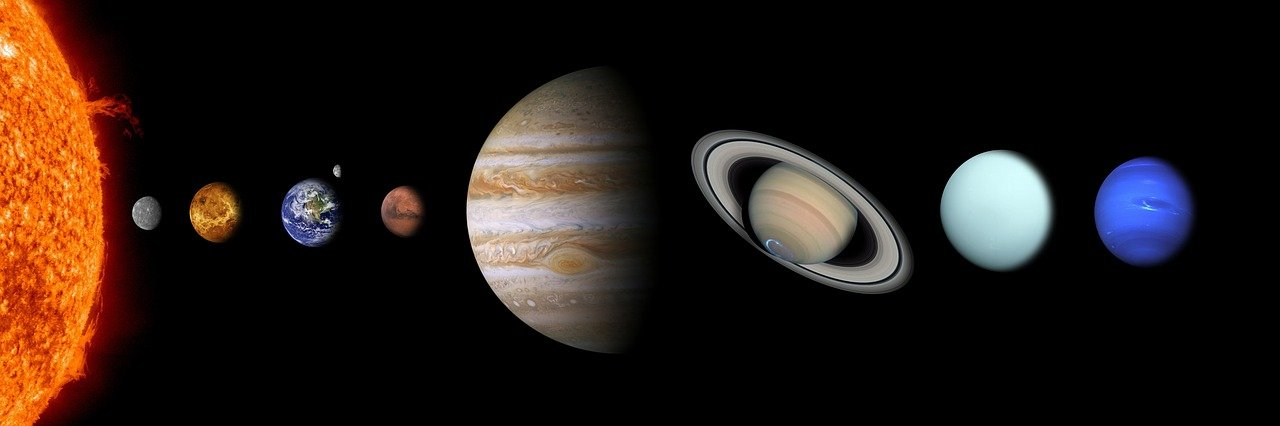
#> input picture gg.jpg, 1280 x 426 px
$ python readimg1.py
#> lines starting #> are read from the running program, lines starting #| are printed output that depends on the picture; after the words box and inside, x2 and y2 are one past the last pixel; in counts of white or black regions, pixels touching at a corner belong together
import cv2
img = cv2.imread("gg.jpg")
#> img is the input picture: shape (426, 1280, 3); mean B, G, R 20.5, 25.8, 36.5

cv2.putText (img,
                "Sun",
                (100, 80), cv2.FONT_HERSHEY_COMPLEX,
                2,
                (255,0,0)),
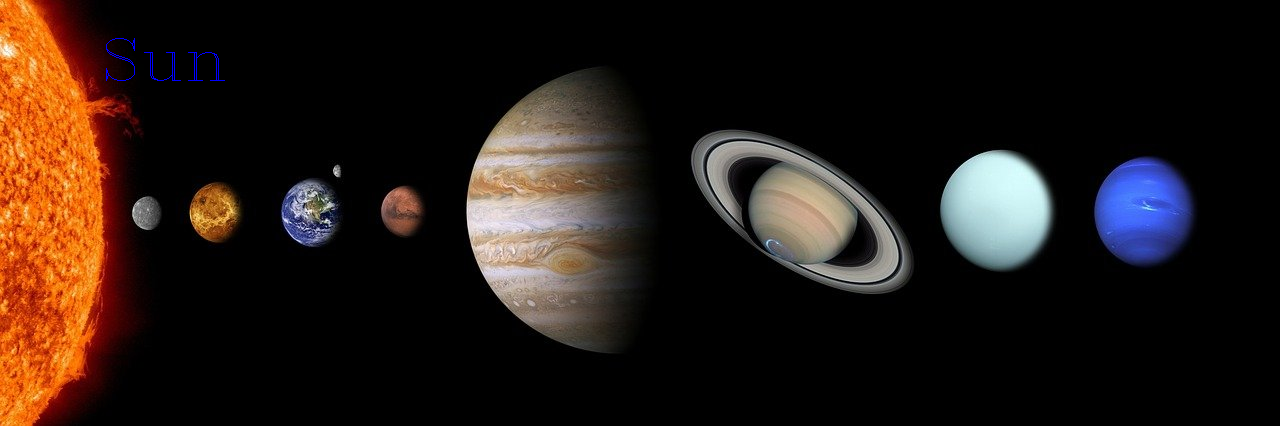
#> img: shape (426, 1280, 3); 0.09% of pixels changed, all inside (x1, y1, x2, y2) = (106, 38, 225, 81)

cv2.putText (img,
                "Mercury",
                (110, 180), cv2.FONT_HERSHEY_COMPLEX,
                0.5,
                (255,255,0))
#> img: shape (426, 1280, 3); 0.04% of pixels changed, all inside (x1, y1, x2, y2) = (111, 170, 180, 185)

cv2.putText (img,
                "Venus",
                (190, 270), cv2.FONT_HERSHEY_COMPLEX,
                0.5,
                (255,255,0))
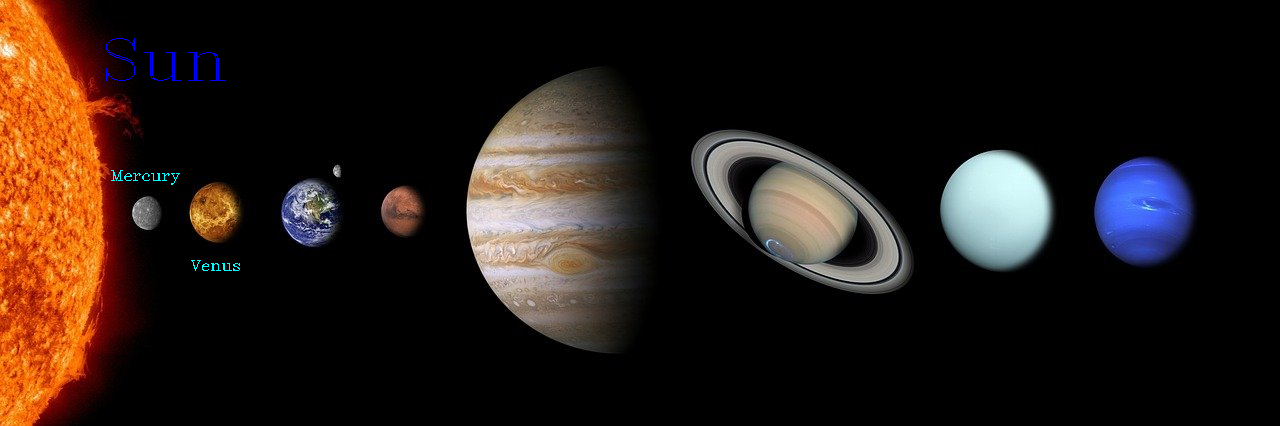
#> img: shape (426, 1280, 3); mean B, G, R 20.9, 25.9, 36.5

cv2.putText (img,
                "Earth",
                (300, 270), cv2.FONT_HERSHEY_COMPLEX,
                0.5,
                (255,255,0))
#> img: shape (426, 1280, 3); 0.03% of pixels changed, all inside (x1, y1, x2, y2) = (301, 260, 348, 271)
cv2.putText (img,
                "Mars",
                (400, 90), cv2.FONT_HERSHEY_COMPLEX,
                0.5,
                (255,255,0))
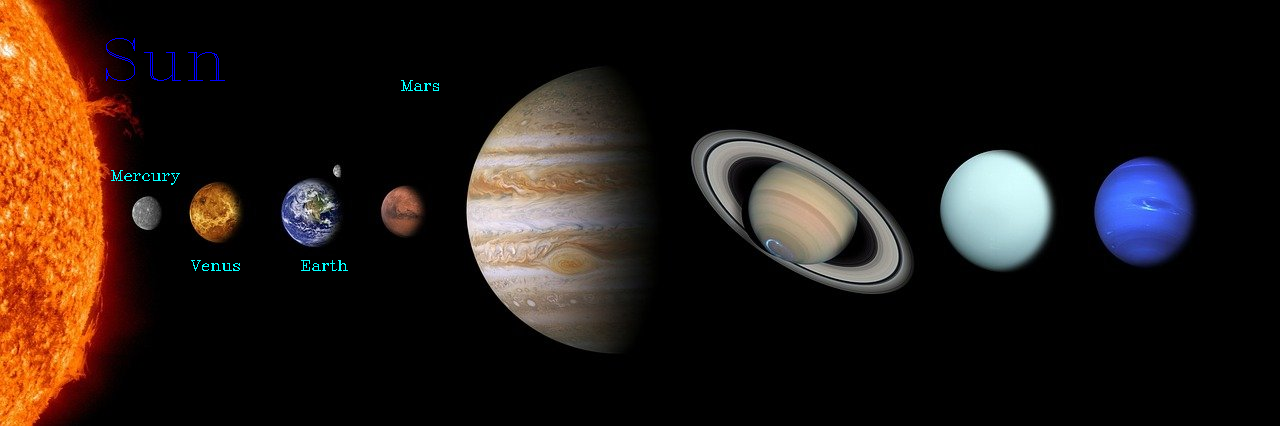
#> img: shape (426, 1280, 3); mean B, G, R 21, 26.1, 36.5
cv2.putText (img,
                "Jupiter",
                (500, 110), cv2.FONT_HERSHEY_COMPLEX,
                0.5,
                (255,255,0))
#> img: shape (426, 1280, 3); 0.04% of pixels changed, all inside (x1, y1, x2, y2) = (501, 100, 560, 115)
cv2.putText (img,
                "Saturn",
                (750, 130), cv2.FONT_HERSHEY_COMPLEX,
                0.5,
                (255,255,0))
cv2.putText (img,
                "Uranus",
                (950, 130), cv2.FONT_HERSHEY_COMPLEX,
                0.5,
                (255,255,0))
#> img: shape (426, 1280, 3); mean B, G, R 21.2, 26.3, 36.5
cv2.putText (img,
                "Neptune",
                (1000, 80), cv2.FONT_HERSHEY_COMPLEX,
                0.5,
                (255,255,0))
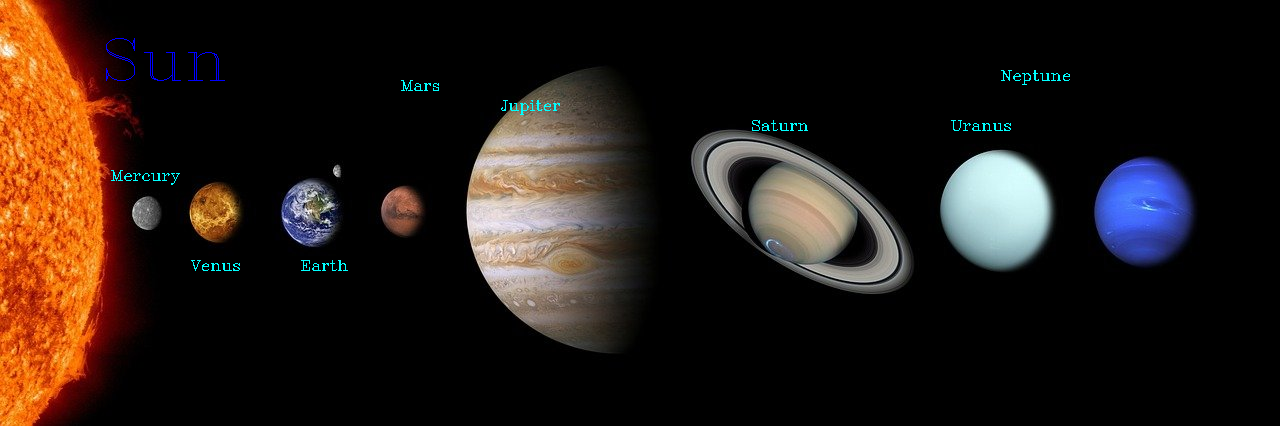
#> img: shape (426, 1280, 3); mean B, G, R 21.3, 26.4, 36.5
cv2.imshow("Solar Sysytem", img)
cv2.waitKey(0)
cv2.imwrite("newgg.jpg",img)
